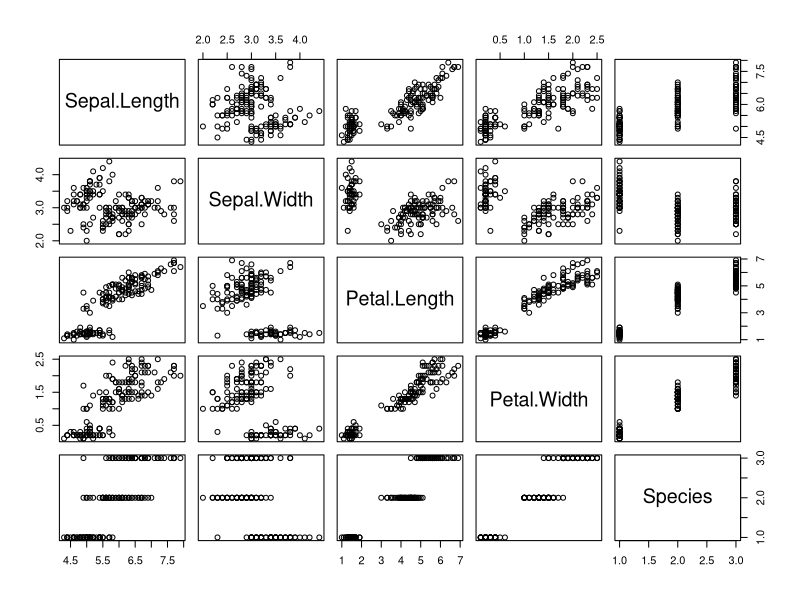
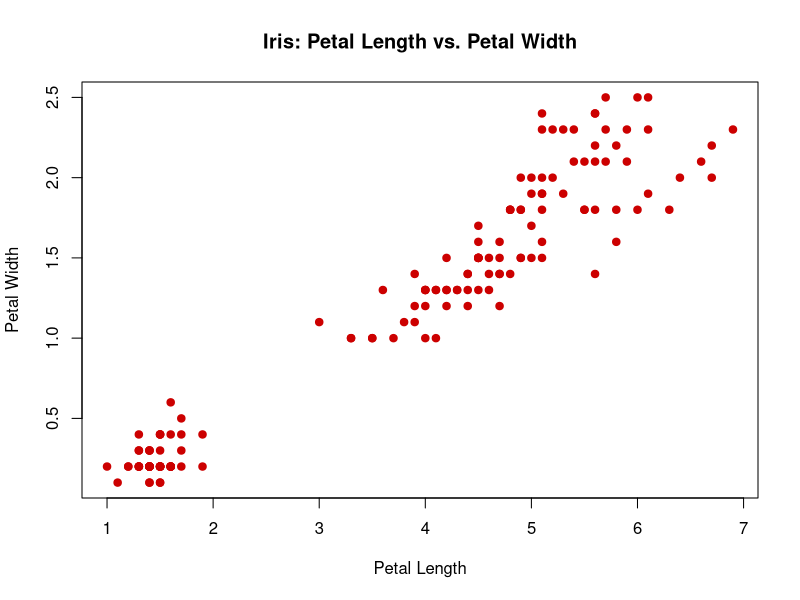
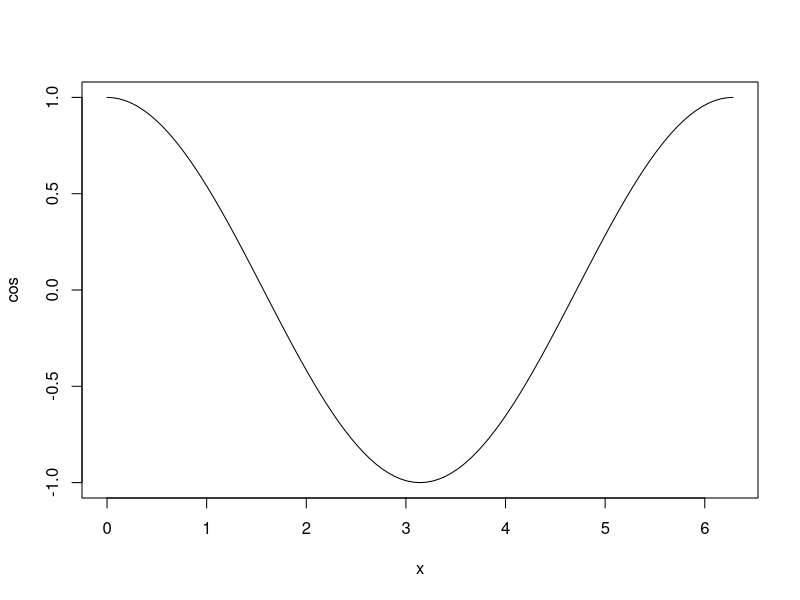
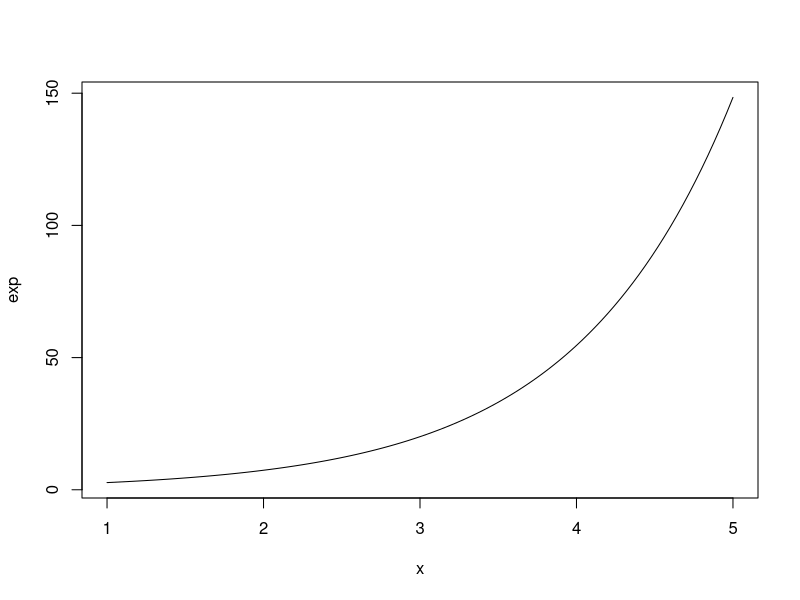
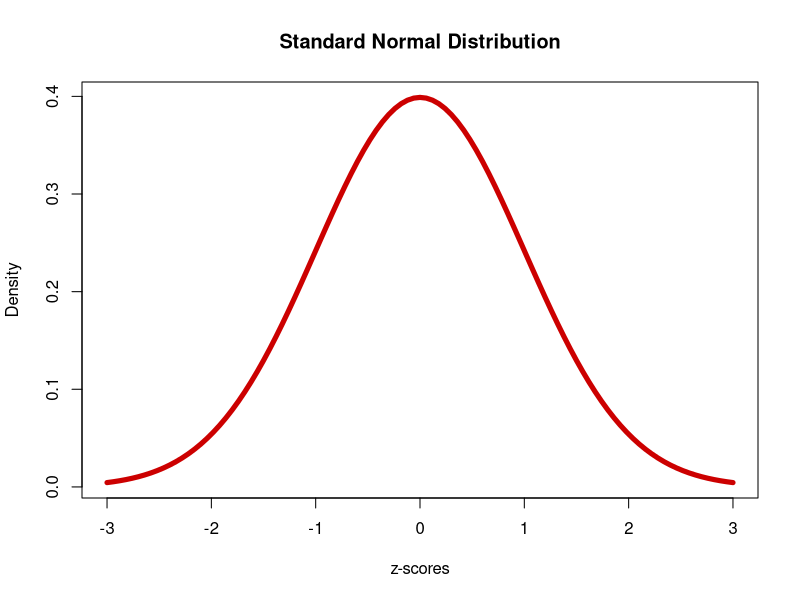
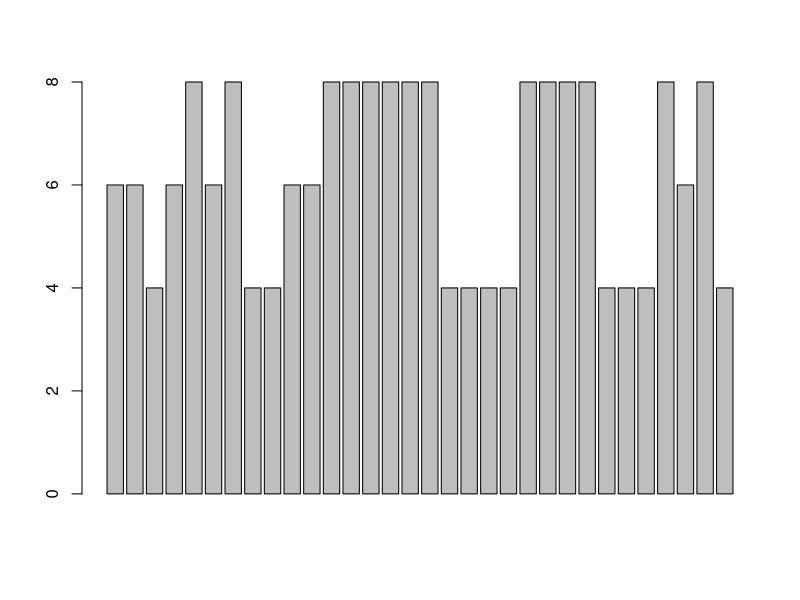
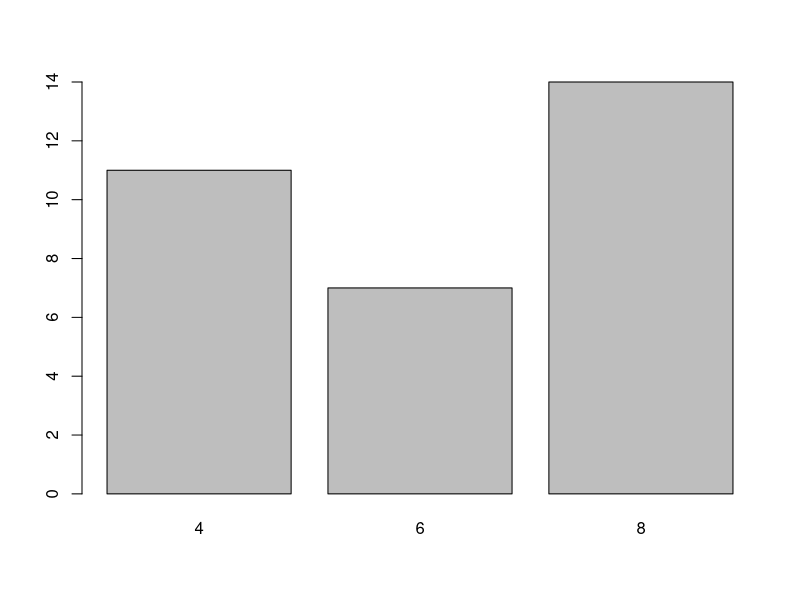
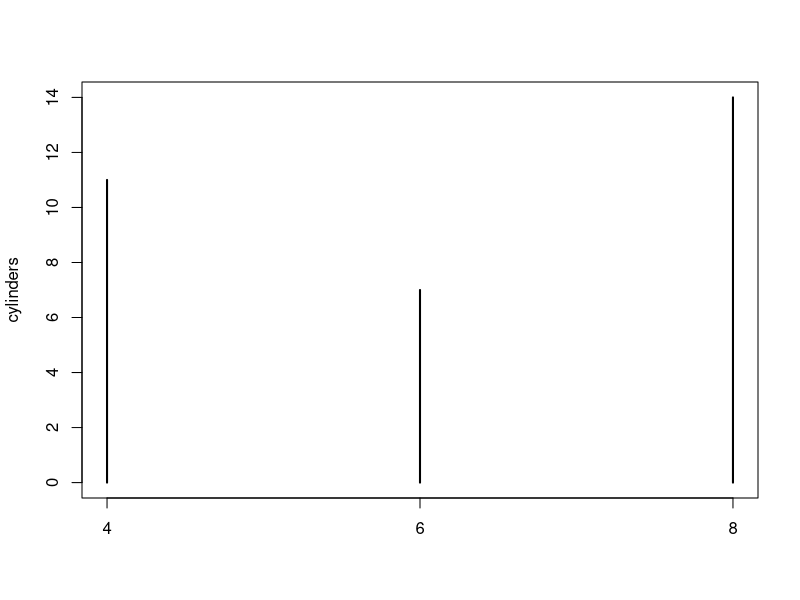

The R script that drew these images, in order: (Note: this script raises an error after producing the figures.)
plot(iris)
plot(iris$Petal.Length, iris$Petal.Width,
     col = "#cc0000", #Hex code for datalab.cc red
     pch = 19, # use solid circles for points
     main = "Iris: Petal Length vs. Petal Width",
     xlab = "Petal Length",
     ylab = "Petal Width")

#Plot Formulas with Plot()

plot(cos, 0, 2*pi)
plot(exp, 1, 5)
plot(dnorm, -3, +3,  #Plot bell curve
     col= "#cc0000", #color=red
     lwd =5, #width of the line
     main = "Standard Normal Distribution", #Plot title
     xlab = "z-scores", #Label on x axis
     ylab = "Density") #label on y axis

library(datasets)
?mtcars
head(mtcars)
barplot(mtcars$cyl) #doesnt work
#Need a table with frequencies for each category
cylinders <- table(mtcars$cyl) #creates a table
barplot(cylinders) #barplot
plot(cylinders) #Default x-y plot

#Histograms
head(iris)

hist(iris$Sepal.Length)
hist(iris$Sepal.Width)
hist(iris$Petal.Length)
hist(iris$Petal.Width)

#Histogram by group
#Put graphs in 3 rows and 1 column
#Histograms for each species using options

par(mfrow = c(3,1))
hist(iris$Petal.Width [iris$Species == "setosa"],
     xlim = c(0,3),
     breaks = 9,
     main = "Petal Width for Setosa",
     xlab = "",
     col = "red")

hist(iris$Petal.Width [iris$Species == "versicolor"],
     xlim = c(0,3),
     breaks = 9,
     main = "Petal Width for Versicolor",
     xlab = "",
     col = "purple")

hist(iris$Petal.Width [iris$Species == "viginica"],
     xlim = c(0,3),
     breaks = 9,
     main = "Petal Width for Virginica",
     xlab = "",
     col = "blue")







